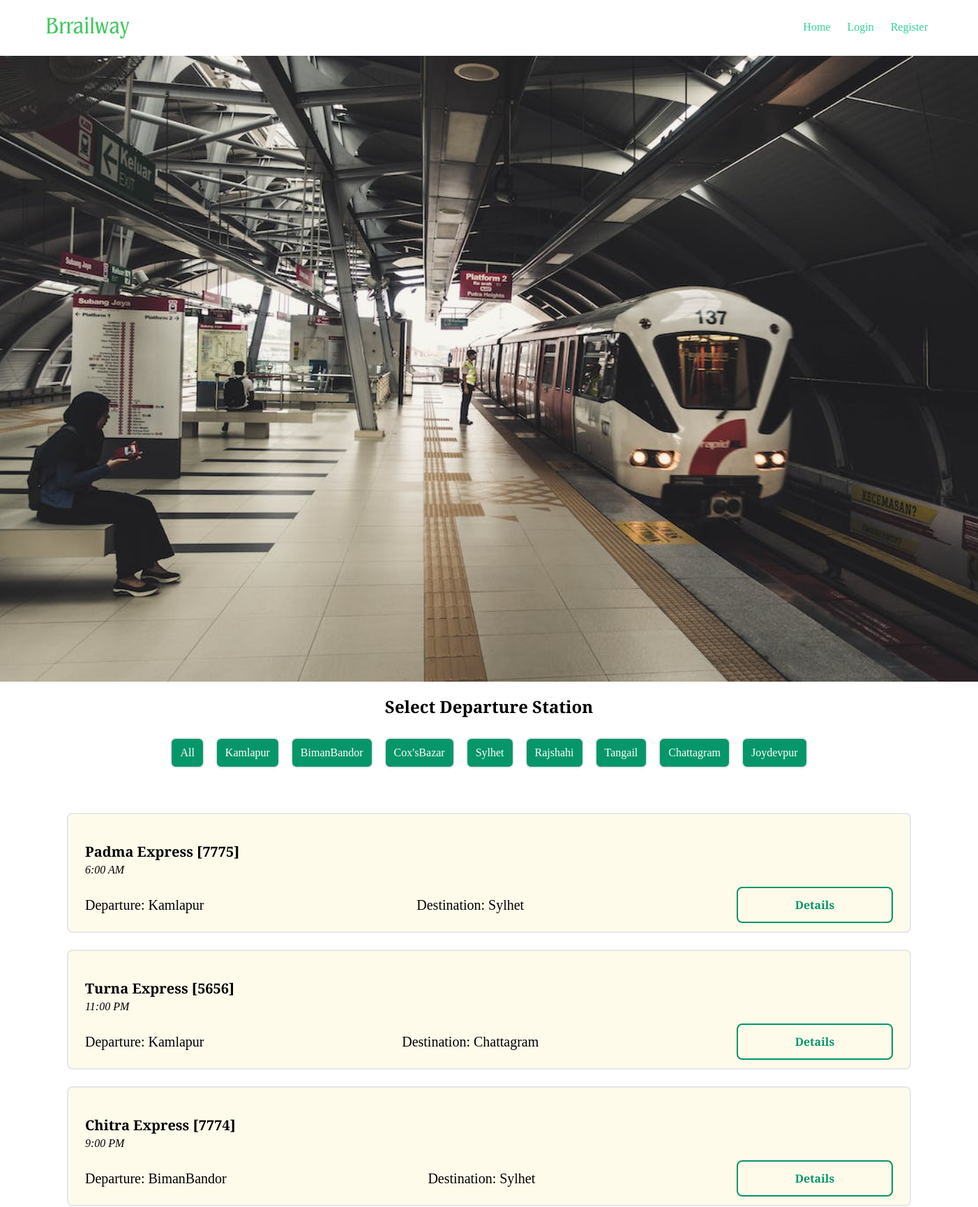
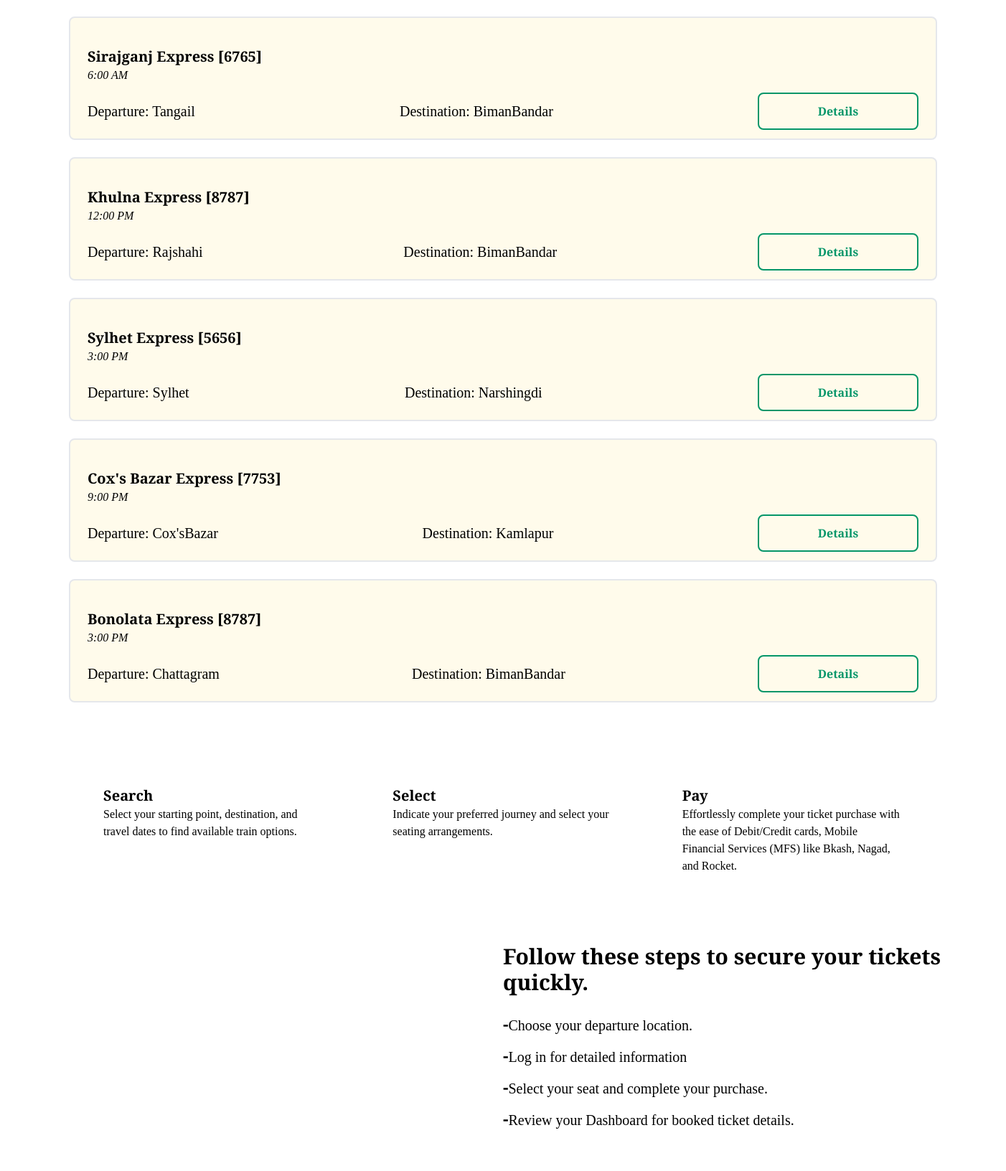
The page / (upper part) on the database its author committed (2 pictures, top to bottom).
### train/models.py (models this page shows, shortened)
class Station(models.Model):
    name=models.CharField(max_length=50)
    slug=models.SlugField(max_length=100, unique=True, null=True, blank=True)

class Train_list(models.Model):
    name = models.CharField(max_length=100)
    time= models.CharField(max_length=15, choices=TIME_SLOT, blank=True, null=True)
    seat= models.CharField(max_length=15, choices=SEAT_TYPE, blank=True, null=True)
    station= models.ManyToManyField(Station)
    seat_formation = models.ManyToManyField(Seat_formation)
    seat_number = models.CharField(choices=SEAT_NO, max_length=5, blank=True, null=True)
    price = models.DecimalField(max_digits=15, decimal_places = 2, blank=True, null=True)
    destination = models.CharField(max_length=200, choices= DESTINATION, blank=True, null=True)

### core/views.py (the view)
# urls.py: path('', HomeView.as_view(), name='home'),
class HomeView(TemplateView):
    template_name='index.html'
    model = Station
    def get_context_data(self, **kwargs: Any):
        context = super().get_context_data(**kwargs)
        context['trains'] = Train_list.objects.all()
        station_slug = self.kwargs.get('station_slug')
        if station_slug:
            try:
                station = Station.objects.get(slug=station_slug)
                context['trains'] = Train_list.objects.filter(station=station)
            except ObjectDoesNotExist:
                pass
        context['station'] = Station.objects.all()
        return context

### core/templates/index.html (shortened to what this page needs)
{% extends "base.html" %} {% load static %} {% block content %}
<div style="width: calc(100% + 2in);">
  <img src="{% static './img/background5.jpeg' %}" alt="..." loading="lazy" width="100%">
</div>
<p class="m-2 text-center text-2xl font-bold mt-5">
  Select Departure Station
</p>
<div class="flex items-center justify-center mx-auto my-3 rounded-lg">
  <div class="flex items-center m-4">
    <a class="hover:bg-white hover:border-green-600 border-2 bg-green-600 mx-2 px-3 py-2 rounded-lg hover:text-green-600 text-white" href="{% url 'home' %}"
      >All</a
    >
    {% for i in station %}
    <a
      class="hover:bg-white hover:border-green-600 border-2 bg-green-600 hover:text-green-600 text-white mx-2 px-3 py-2 rounded-lg "
      href="{% url 'station_wise' i.slug %}"
      >{{i.name}}</a
    >
    {% endfor %}
  </div>
</div>
{% if trains %}
<div class="mx-24 my-12">
  {% for train in trains %}
  <div class="bg-yellow-50 mx-auto border-2 my-6 border-gray-200 rounded-lg ">
    <div class="rounded-lg">
      <div class="px-6 mt-5 pt-5">
        <h5 class="text-xl font-bold">{{train.name }}</h5>
        <p class="italic">{{ train.time }}</p>
      </div>
      <div class="flex justify-between items-center py-3 px-6">
        <p class="text-xl">
            Departure:
            {% for cat in train.station.all %}
              {{ cat.name }}
            {% endfor %}
        </p>
        <p class="text-xl">Destination: {{ train.destination }}</p>
        <p>
          <a href="{% url 'details_train' train.id %}">
            <button class="border-2 border-green-600 rounded-lg w-56 py-3 text-green-600 hover:text-white font-extrabold hover:bg-green-600" >
            Details
          </button>
          </a>
        </p>
      </div>
    </div>
  </div>
  {% endfor %}
</div>
{% else %}
<p class="text-3xl font-bold my-12 text-center text-red-600">Sorry, No Train is Departuring From this Station</p>
{% endif %}
<div class="flex justify-between mx-24">
  <div class="w-1/3 p-12">
    <h1 class="mt-5 font-extrabold text-xl">Search</h1>
    <p>Select your starting point, destination, and travel dates to find available train options.</p>
  </div>
  <div class="w-1/3 p-12">
    <h1 class="mt-5 font-extrabold text-xl">Select</h1>
    <p>Indicate your preferred journey and select your seating arrangements.</p>
  </div>
  <div class="w-1/3 p-12">
    <h1 class="mt-5 font-extrabold text-xl">Pay</h1>
    <p>Effortlessly complete your ticket purchase with the ease of Debit/Credit cards, Mobile Financial Services (MFS) like Bkash, Nagad, and Rocket.</p>
  </div>
</div>
<div class="flex justify-between items-center mx-12 my-12">
  <div class="w-1/2">
    <h1 class="text-3xl font-bold">Follow these steps to secure your tickets quickly.</h1>
    <ul class="mt-6">
      <li class="my-3 text-xl"><span class="font-bold text-2xl">-</span>Choose your departure location.</li>
      <li class="my-3 text-xl"><span class="font-bold text-2xl">-</span>Log in for detailed information</li>
      <li class="my-3 text-xl"><span class="font-bold text-2xl">-</span>Select your seat and complete your purchase.</li>
      <li class="my-3 text-xl"><span class="font-bold text-2xl">-</span>Review your Dashboard for booked ticket details.</li>
    </ul>
  </div>
</div>
{% endblock %}

### core/templates/base.html (style rules this page uses)
body { font-family: "Merriweather", serif; }

### rows shown on the page
Station: name "Kamlapur"
Station: name "BimanBandor"
Station: name "Cox'sBazar"
Station: name "Sylhet"
Station: name "Rajshahi"
Station: name "Tangail"
Station: name "Chattagram"
Station: name "Joydevpur"
Train_list: name "Padma Express [7775]", time "6:00 AM", destination "Sylhet"
Train_list: name "Turna Express [5656]", time "11:00 PM", destination "Chattagram"
Train_list: name "Chitra Express [7774]", time "9:00 PM", destination "Sylhet"
Train_list: name "Sirajganj Express [6765]", time "6:00 AM", destination "BimanBandar"
Train_list: name "Khulna Express [8787]", time "12:00 PM", destination "BimanBandar"
Train_list: name "Sylhet Express [5656]", time "3:00 PM", destination "Narshingdi"
Train_list: name "Cox's Bazar Express [7753]", time "9:00 PM", destination "Kamlapur"
Train_list: name "Bonolata Express [8787]", time "3:00 PM", destination "BimanBandar"
